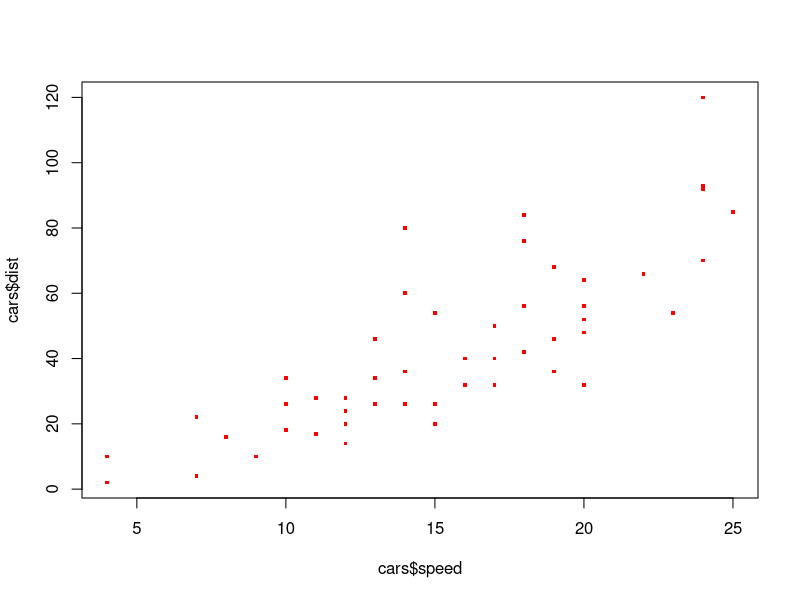
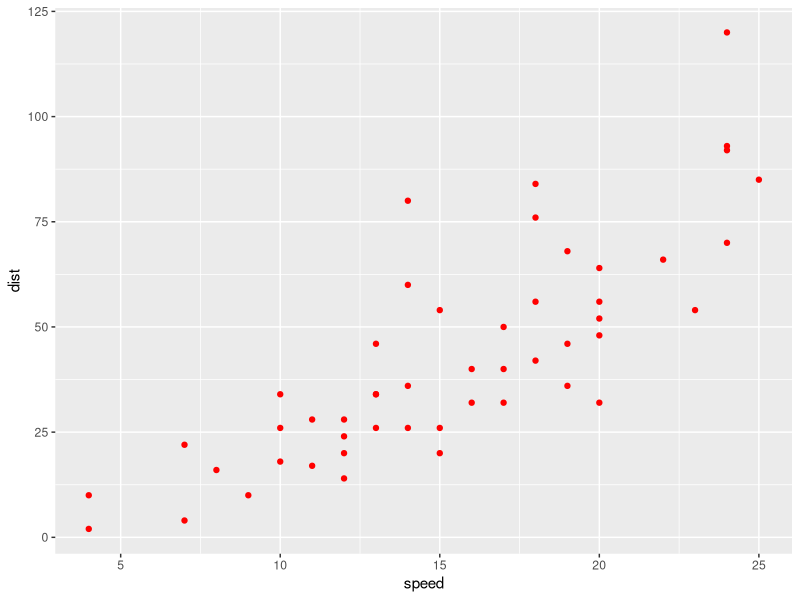
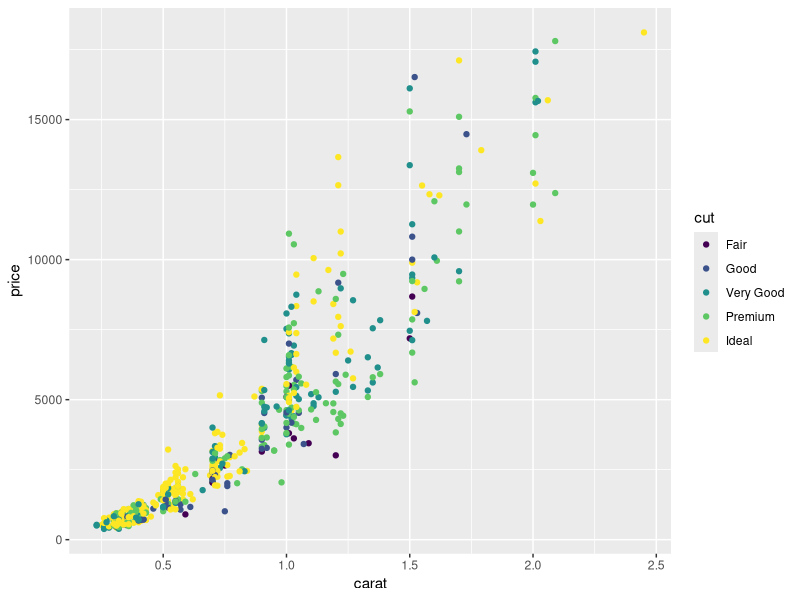
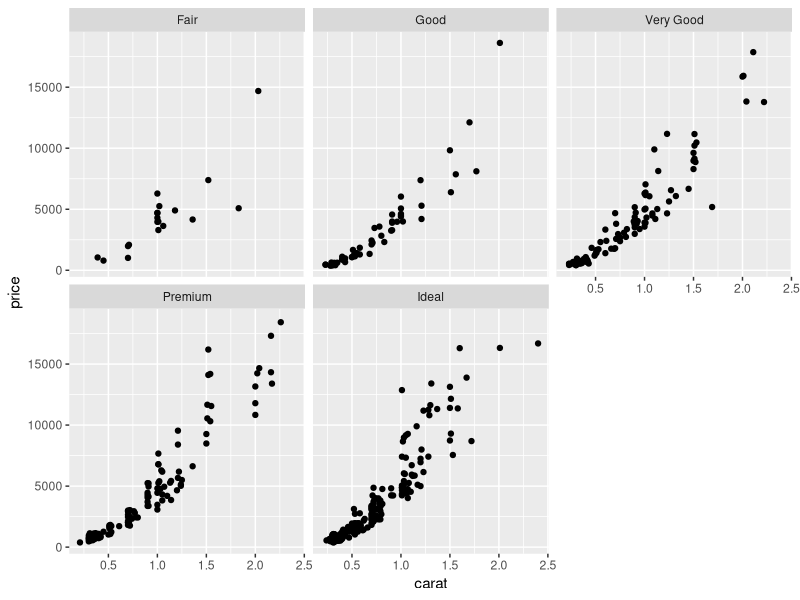
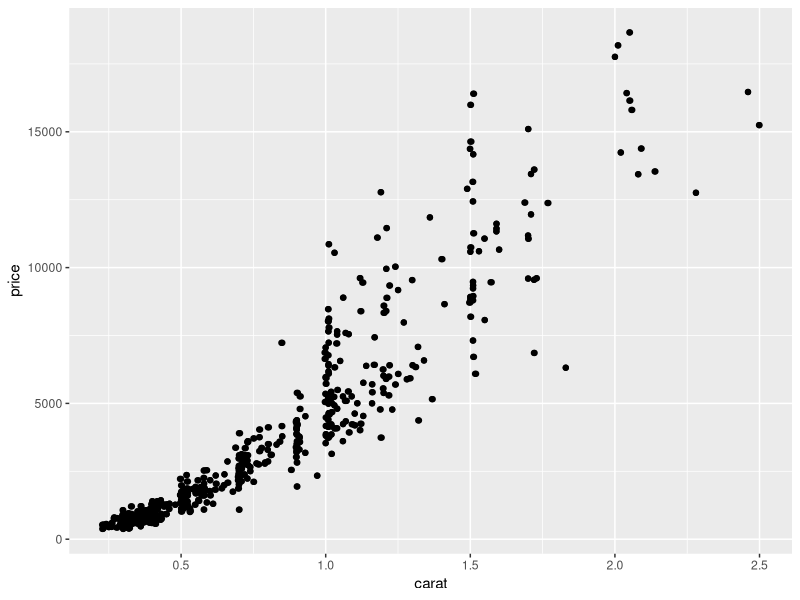
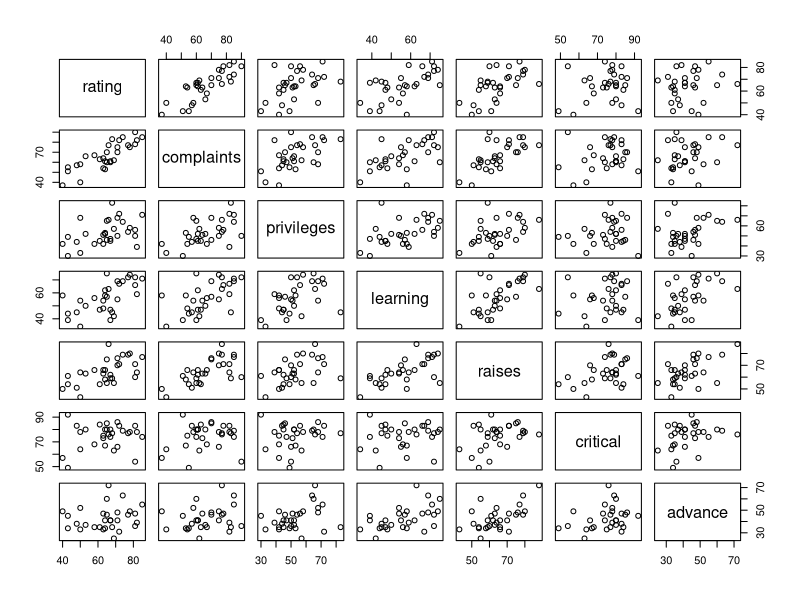
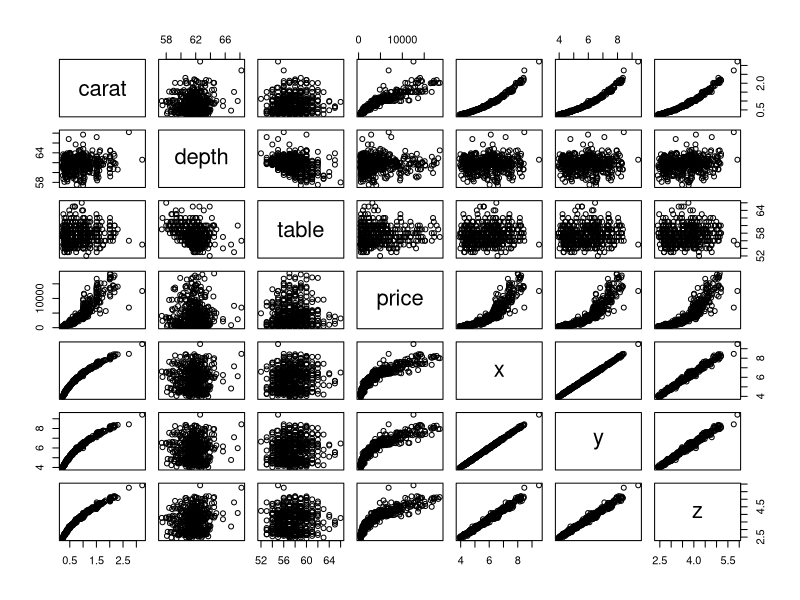
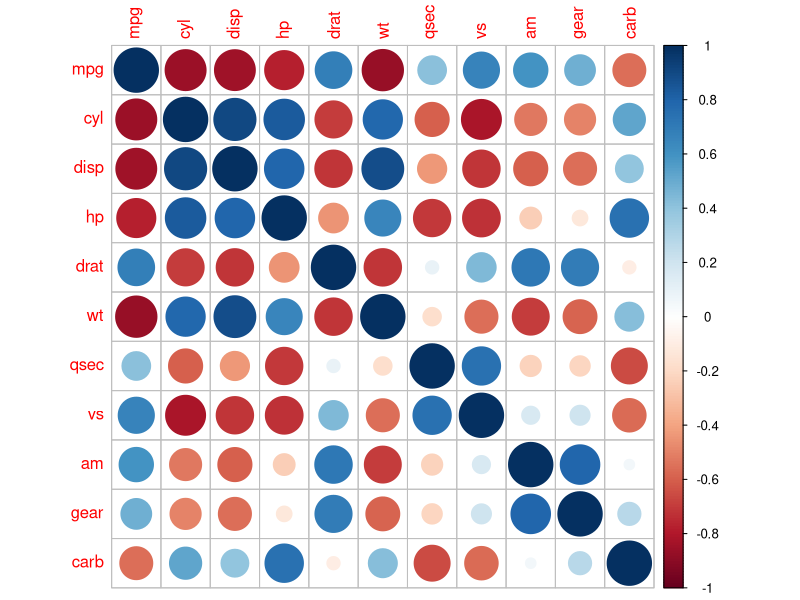

Here is the R script that generated these plots, in order:
## ---- chunk 1
knitr::opts_chunk$set(collapse = TRUE, echo = TRUE)
## ---- chunk 2
library(tidyverse)
library(ggplot2)
library(corrplot) # Various Scatter Plot
library(psych)    # Correlation Analysis
## ---- chunk 3
cor(cars$speed, cars$dist, method = "pearson")
## ---- chunk 4
cor(attitude) # 상관계수행렬 출력
round(cor(attitude), digits = 3)
## ---- chunk 5
psych::corr.test(attitude, method = "pearson")
## ---- chunk 6
attitude %>% 
  dplyr::select(complaints, rating) %>% 
  purrr::map(shapiro.test)
## ---- chunk 7
cor.test(attitude$complaints, attitude$rating, method = "pearson")
## ---- chunk 8
cars %>% 
  purrr::map(shapiro.test)
## ---- chunk 9
cor.test(cars$speed, cars$dist, method = "spearman")
cor.test(cars$speed, cars$dist, method = "kendall")
## ---- chunk 10
plot(cars$speed, cars$dist, col = "red", pch = 15, cex = 0.5)
## ---- chunk 11
cars %>% 
  ggplot2::ggplot(mapping = aes(x = speed, y = dist)) + 
  ggplot2::geom_point(color = "red")
## ---- chunk 12
diamonds %>% 
  dplyr::sample_frac(size = 0.01) %>% 
  ggplot2::ggplot(mapping = aes(x = carat, y = price)) + 
  ggplot2::geom_point(aes(color = cut))
## ---- chunk 13
diamonds %>% 
  dplyr::sample_frac(size = 0.01) %>% 
  ggplot2::ggplot(mapping = aes(x = carat, y = price)) + 
  ggplot2::geom_point() + 
  ggplot2::facet_wrap(~cut)
## ---- chunk 14
diamonds %>% 
  dplyr::sample_frac(size = 0.01) %>% 
  ggplot2::ggplot(mapping = aes(x = carat, y = price)) + 
  ggplot2::geom_point() + 
  ggplot2::geom_jitter() # 겹쳐진 점들을 조정
## ---- chunk 15
plot(attitude)
## ---- chunk 16
diamonds %>% 
  dplyr::sample_frac(size = 0.01) %>% 
  purrr::keep(is.numeric) %>% 
  plot()
## ---- chunk 17
corrplot(cor(mtcars))
## ---- chunk 18
corrplot(cor(mtcars), method = "ellipse")
## ---- chunk 19
corrplot(cor(mtcars), method = "number")
## ---- chunk 20
corrplot(cor(mtcars), method = "color")
## ---- chunk 21
corrplot(cor(mtcars), type = "upper")
